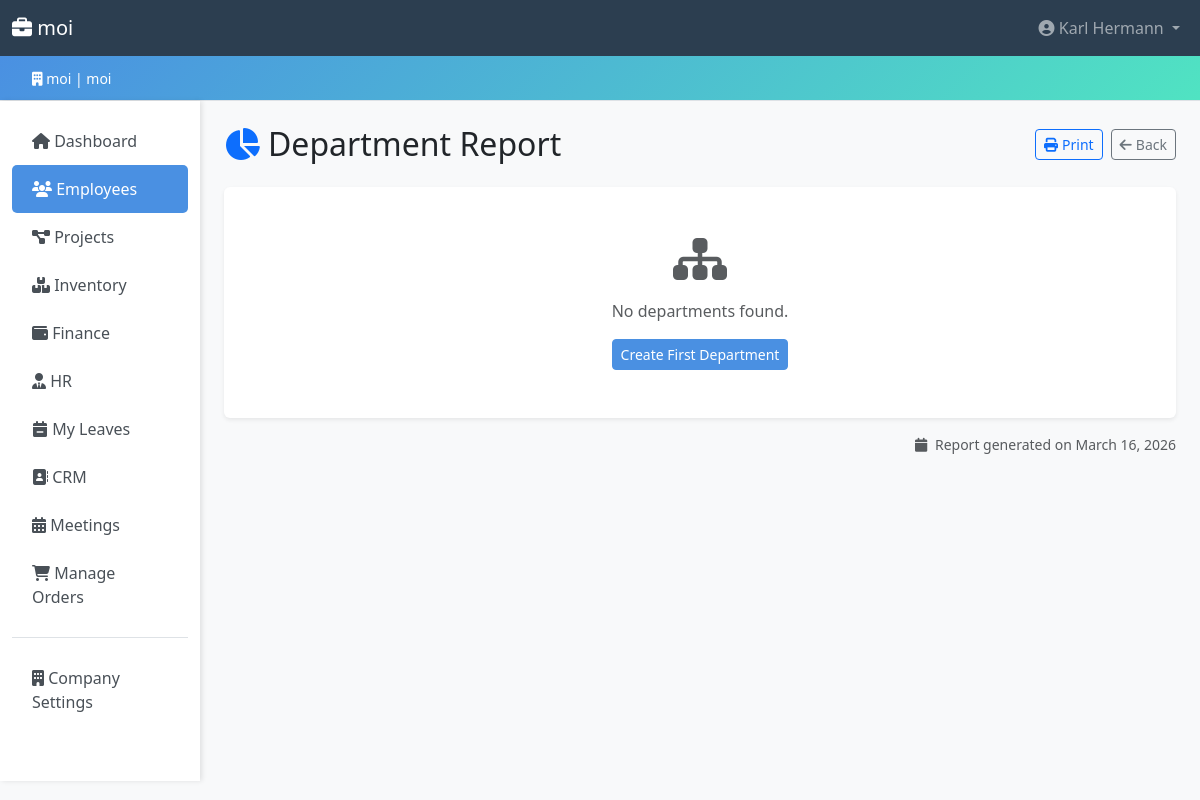
Page /employees/reports/department/ (signed in) on the committed database.
### accounts/models.py (models this page shows, shortened)
class Company(models.Model):
    PLAN_CHOICES = [
        ('free', 'Free'),
        ('basic', 'Basic'),
        ('premium', 'Premium'),
        ('enterprise', 'Enterprise'),
    ]
    company_id = models.UUIDField(default=uuid.uuid4, editable=False, unique=True)
    name = models.CharField(max_length=200)
    domain = models.CharField(max_length=200, unique=True, db_index=True)
    company_password = models.CharField(max_length=256)  # increased from 128 → 256 for future hash algo headroom
    contact_email = models.EmailField()
    contact_phone = models.CharField(
        max_length=20,
        blank=True,
        validators=[RegexValidator(r'^\+?[\d\s\-().]{7,20}$', 'Enter a valid phone number.')],
    )
    address = models.TextField(blank=True)
    subscription_plan = models.CharField(
        max_length=20,
        choices=PLAN_CHOICES,
        default='free',
    )
    is_active = models.BooleanField(default=True)
    created_at = models.DateTimeField(auto_now_add=True)
    updated_at = models.DateTimeField(auto_now=True)
    class Meta:
        verbose_name_plural = 'Companies'
        ordering = ['name']
        indexes = [
            models.Index(fields=['domain']),
            models.Index(fields=['is_active']),
        ]

class User(AbstractUser):
    ROLE_CHOICES = [
        ('admin', 'Admin'),
        ('hr_manager', 'HR Manager'),
        ('accountant', 'Accountant'),
        ('manager', 'Manager'),
        ('secretary', 'Secretary'),
        ('stock_manager', 'Stock Manager'),
        ('employee', 'Employee'),
    ]
    username = None  # replaced by email
    email = models.EmailField(unique=True, db_index=True)
    company = models.ForeignKey(
        Company,
        on_delete=models.CASCADE,
        related_name='users',
        null=True,
        blank=True,
    )
    phone = models.CharField(
        max_length=20,
        blank=True,
        validators=[RegexValidator(r'^\+?[\d\s\-().]{7,20}$', 'Enter a valid phone number.')],
    )
    department = models.CharField(max_length=100, blank=True)
    position = models.CharField(max_length=100, blank=True)
    role = models.CharField(
        max_length=20,
        choices=ROLE_CHOICES,
        default='employee',
        db_index=True,
        help_text='User role for access control.',
    )
    is_company_admin = models.BooleanField(
        default=False,
        help_text='Designates whether the user can manage company settings.',
    )
    last_login_ip = models.GenericIPAddressField(null=True, blank=True)
    objects = CustomUserManager()
    USERNAME_FIELD = 'email'
    REQUIRED_FIELDS = ['first_name', 'last_name']
    class Meta:
        ordering = ['email']
        indexes = [
            models.Index(fields=['company', 'role']),
            models.Index(fields=['company', 'is_active']),
        ]
    def get_full_name(self) -> str:
        return f'{self.first_name} {self.last_name}'.strip() or self.email

### employees/views.py (the view)
# urls.py: path('reports/department/', views.department_report, name='department_report'),
@role_required(*EMPLOYEE_EXPORT_ROLES)
def department_report(request):
    company = request.user.company
    departments = (
        Department.objects
        .filter(company=company)
        .annotate(
            employee_count=Count('employees'),
            avg_salary=Avg('employees__salary'),
            total_salary=Sum('employees__salary'),
            min_salary=Min('employees__salary'),
            max_salary=Max('employees__salary'),
            active_count=Count('employees', filter=Q(employees__status='active')),
            on_leave_count=Count('employees', filter=Q(employees__status='on_leave')),
        )
        .order_by('name')
    )
    totals = {
        'employees': sum(d.employee_count for d in departments),
        'active': sum(d.active_count or 0 for d in departments),
        'on_leave': sum(d.on_leave_count or 0 for d in departments),
        'salary': sum(d.total_salary or 0 for d in departments),
    }
    return render(request, 'employees/department_report.html', {
        'departments': departments,
        'totals': totals,
        'report_date': timezone.localdate(),
    })

### templates/employees/department_report.html (shortened to what this page needs)
{% extends 'base.html' %}
{% block content %}
<div class="d-flex justify-content-between align-items-center mb-4">
    <h2 class="mb-0">
        <i class="fas fa-chart-pie text-primary me-2" aria-hidden="true"></i>Department Report
    </h2>
    <div class="d-flex gap-2">
        <button onclick="window.print()" class="btn btn-outline-primary btn-sm">
            <i class="fas fa-print me-1" aria-hidden="true"></i>Print
        </button>
        <a href="{% url 'employees:department_list' %}" class="btn btn-outline-secondary btn-sm">
            <i class="fas fa-arrow-left me-1" aria-hidden="true"></i>Back
        </a>
    </div>
</div>
{% if departments %}
<div class="card shadow-sm mb-4">
    <div class="card-header bg-white">
        <h5 class="mb-0">Department Statistics</h5>
    </div>
    <div class="card-body p-0">
        <div class="table-responsive">
            <table class="table table-hover mb-0">
                <thead class="table-light">
                    <tr>
                        <th>Department</th>
                        <th class="text-center">Total</th>
                        <th class="text-center">Active</th>
                        <th class="text-center">On Leave</th>
                        <th class="text-end">Avg Salary</th>
                        <th class="text-end">Total Salary</th>
                        <th style="min-width:140px;">% of Company</th>
                    </tr>
                </thead>
                <tbody>
                    {% for dept in departments %}
                    <tr>
                        <td>
                            <strong>{{ dept.name }}</strong>
                            {% if dept.description %}
                            <br><span class="text-muted small">{{ dept.description|truncatechars:55 }}</span>
                            {% endif %}
                        </td>
                        <td class="text-center">
                            <span class="badge bg-primary">{{ dept.employee_count }}</span>
                        </td>
                        <td class="text-center">
                            <span class="badge bg-success">{{ dept.active_count|default:0 }}</span>
                        </td>
                        <td class="text-center">
                            <span class="badge bg-warning text-dark">{{ dept.on_leave_count|default:0 }}</span>
                        </td>
                        <td class="text-end">${{ dept.avg_salary|floatformat:2|default:"0.00" }}</td>
                        <td class="text-end">${{ dept.total_salary|floatformat:2|default:"0.00" }}</td>
                        <td>
                            <div class="d-flex align-items-center gap-2">
                                <div class="progress flex-grow-1" style="height:8px;">
                                    <div class="progress-bar bg-primary" role="progressbar"
                                         style="width:{{ dept.percentage|default:0 }}%"
                                         aria-valuenow="{{ dept.percentage|default:0 }}"
                                         aria-valuemin="0" aria-valuemax="100">
                                    </div>
                                </div>
                                <small class="text-muted text-nowrap">
                                    {{ dept.percentage|floatformat:1|default:"0.0" }}%
                                </small>
                            </div>
                        </td>
                    </tr>
                    {% endfor %}
                </tbody>
                <tfoot class="table-secondary fw-semibold">
                    <tr>
                        <td>Total ({{ departments|length }} dept{{ departments|length|pluralize }})</td>
                        <td class="text-center">{{ totals.total|default:0 }}</td>
                        <td class="text-center">{{ totals.active|default:0 }}</td>
                        <td class="text-center">{{ totals.on_leave|default:0 }}</td>
                        <td class="text-end">${{ totals.avg_salary|floatformat:2|default:"0.00" }}</td>
                        <td class="text-end">${{ totals.salary|floatformat:2|default:"0.00" }}</td>
                        <td>100%</td>
                    </tr>
                </tfoot>
            </table>
        </div>
    </div>
</div>
{% else %}
<div class="card shadow-sm">
    <div class="card-body text-center py-5">
        <i class="fas fa-sitemap fa-3x text-muted mb-3 d-block" aria-hidden="true"></i>
        <p class="text-muted mb-3">No departments found.</p>
        <a href="{% url 'employees:department_create' %}" class="btn btn-primary btn-sm">
            Create First Department
        </a>
    </div>
</div>
{% endif %}
<p class="text-muted small text-end mt-3">
    <i class="fas fa-calendar me-1" aria-hidden="true"></i>
    Report generated on {{ report_date|date:"N j, Y" }}
</p>
{% endblock %}

### templates/base.html (shortened to what this page needs)
<!DOCTYPE html>
{% load role_tags %}
<html lang="en">
<head>
    <link href="https://cdn.jsdelivr.net/npm/bootstrap@5.3.0/dist/css/bootstrap.min.css" rel="stylesheet">
    <link rel="stylesheet" href="https://cdnjs.cloudflare.com/ajax/libs/font-awesome/6.4.0/css/all.min.css">
</head>
<body>
    {% if user.is_authenticated %}
    <nav class="navbar navbar-expand-lg navbar-dark">
        <div class="container-fluid">
            <a class="navbar-brand" href="{% url 'core:dashboard' %}">
                <i class="fas fa-briefcase"></i> {{ company.name }}
            </a>
            <div class="collapse navbar-collapse" id="navbarNav">
                <ul class="navbar-nav ms-auto">
                    <li class="nav-item dropdown">
                        <a class="nav-link dropdown-toggle" href="#" id="navbarDropdown" role="button" data-bs-toggle="dropdown">
                            <i class="fas fa-user-circle"></i> {{ user.get_full_name }}
                        </a>
                    </li>
                </ul>
            </div>
        </div>
    </nav>
    <div class="company-banner">
        <div class="container-fluid">
            <small><i class="fas fa-building"></i> {{ company.name }} | {{ company.domain }}</small>
        </div>
    </div>
    {% endif %}
    <div class="container-fluid">
        <div class="row">
            {% if user.is_authenticated %}
            <nav class="col-md-2 d-md-block sidebar py-3">
                <div class="position-sticky">
                    <ul class="nav flex-column">
                        <li class="nav-item">
                            <a class="nav-link {% if request.resolver_match.app_name == 'core' and request.resolver_match.url_name == 'dashboard' %}active{% endif %}"
                               href="{% url 'core:dashboard' %}">
                                <i class="fas fa-home"></i> Dashboard
                            </a>
                        </li>
                        {% if user|has_role:'admin,hr_manager,manager,accountant,secretary,stock_manager,employee' %}
                        <li class="nav-item">
                            <a class="nav-link {% if request.resolver_match.app_name == 'employees' %}active{% endif %}"
                               href="{% url 'employees:employee_list' %}">
                                <i class="fas fa-users"></i> Employees
                            </a>
                        </li>
                        {% endif %}
                        {% if user|has_role:'admin,hr_manager,manager,accountant,secretary,stock_manager,employee' %}
                        <li class="nav-item">
                            <a class="nav-link {% if request.resolver_match.app_name == 'projects' %}active{% endif %}"
                               href="{% url 'projects:project_list' %}">
                                <i class="fas fa-project-diagram"></i> Projects
                            </a>
                        </li>
                        {% endif %}
                        {% if user|has_role:'admin,manager,hr_manager,accountant,secretary,stock_manager,employee' %}
                        <li class="nav-item">
                            <a class="nav-link {% if request.resolver_match.app_name == 'inventory' %}active{% endif %}"
                               href="{% url 'inventory:stock_list' %}">
                                <i class="fas fa-boxes"></i> Inventory
                            </a>
                        </li>
                        {% endif %}
                        {% if user|has_role:'admin,accountant,manager' %}
                        <li class="nav-item">
                            <a class="nav-link {% if request.resolver_match.app_name == 'finance' %}active{% endif %}"
                               href="{% url 'finance:account_list' %}">
                                <i class="fas fa-wallet"></i> Finance
                            </a>
                        </li>
                        {% endif %}
                        {% if user|has_role:'admin,hr_manager' %}
                        <li class="nav-item">
                            <a class="nav-link {% if request.resolver_match.app_name == 'hr' %}active{% endif %}"
                               href="{% url 'hr:position_list' %}">
                                <i class="fas fa-user-tie"></i> HR
                            </a>
                        </li>
                        {% endif %}
                        {% if user|has_role:'admin,hr_manager,manager,secretary,accountant,stock_manager,employee' %}
                        <li class="nav-item">
                            <a class="nav-link {% if request.resolver_match.app_name == 'hr' and 'leave' in request.resolver_match.url_name %}active{% endif %}"
                               href="{% url 'hr:my_leave_list' %}">
                                <i class="fas fa-calendar-minus"></i> My Leaves
                            </a>
                        </li>
                        {% endif %}
                        {% if user|has_role:'admin,manager,secretary' %}
                        <li class="nav-item">
                            <a class="nav-link {% if request.resolver_match.app_name == 'crm' %}active{% endif %}"
                               href="{% url 'crm:contact_list' %}">
                                <i class="fas fa-address-book"></i> CRM
                            </a>
                        </li>
                        {% endif %}
                        {% if user|has_role:'admin,hr_manager,manager,secretary,accountant,employee' %}
                        <li class="nav-item">
                            <a class="nav-link {% if request.resolver_match.app_name == 'meetings' %}active{% endif %}"
                               href="{% url 'meetings:dashboard' %}">
                                <i class="fas fa-calendar-alt"></i> Meetings
                            </a>
                        </li>
                        {% endif %}
                        {% if is_company_admin or user.is_superuser %}
                        <li class="nav-item">
                            <a class="nav-link {% if request.resolver_match.app_name == 'marketplace' and request.resolver_match.url_name == 'admin_order_dashboard' %}active{% endif %}"
                               href="{% url 'marketplace:admin_order_dashboard' %}">
                                <i class="fas fa-shopping-cart"></i> Manage Orders
                            </a>
                        </li>
                        {% endif %}
                        {% if is_company_admin or user.is_superuser %}
                        <li class="nav-item mt-3 border-top pt-3">
                            <a class="nav-link {% if request.resolver_match.app_name == 'accounts' and request.resolver_match.url_name == 'company_profile' %}active{% endif %}"
                               href="{% url 'accounts:company_profile' %}">
                                <i class="fas fa-building"></i> Company Settings
                            </a>
                        </li>
                        {% endif %}
                    </ul>
                </div>
            </nav>
            {% endif %}
            <main class="col-md-10 ms-sm-auto px-md-4 py-4">
                {% block content %}{% endblock %}
            </main>
        </div>
    </div>
</body>
</html>

### rows in the picture
Company: name "moi", domain "moi"
User: get_full_name "Karl Hermann"

### other values in the picture
{{ report_date|date:"N j, Y" }} "March 16, 2026"
